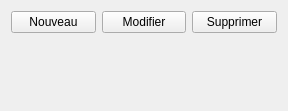
<?xml version="1.0" encoding="UTF-8"?>
<ui version="4.0">
 <class>TaskListWidget</class>
 <widget class="QWidget" name="TaskListWidget">
  <property name="geometry">
   <rect>
    <x>0</x>
    <y>0</y>
    <width>288</width>
    <height>111</height>
   </rect>
  </property>
  <property name="windowTitle">
   <string>Form</string>
  </property>
  <layout class="QVBoxLayout" name="verticalLayout">
   <item>
    <layout class="QHBoxLayout" name="horizontalLayout">
     <item>
      <widget class="QPushButton" name="newTaskList">
       <property name="text">
        <string>Nouveau</string>
       </property>
      </widget>
     </item>
     <item>
      <widget class="QPushButton" name="modifyTaskList">
       <property name="text">
        <string>Modifier</string>
       </property>
      </widget>
     </item>
     <item>
      <widget class="QPushButton" name="deleteTaskList">
       <property name="text">
        <string>Supprimer</string>
       </property>
      </widget>
     </item>
    </layout>
   </item>
   <item>
    <widget class="ListForm" name="taskListForm" native="true"/>
   </item>
   <item>
    <spacer name="verticalSpacer">
     <property name="orientation">
      <enum>Qt::Vertical</enum>
     </property>
     <property name="sizeHint" stdset="0">
      <size>
       <width>20</width>
       <height>40</height>
      </size>
     </property>
    </spacer>
   </item>
  </layout>
 </widget>
 <customwidgets>
  <customwidget>
   <class>ListForm</class>
   <extends>QWidget</extends>
   <header>CustomWidgets/listform.h</header>
   <container>1</container>
  </customwidget>
 </customwidgets>
 <resources/>
 <connections/>
</ui>
